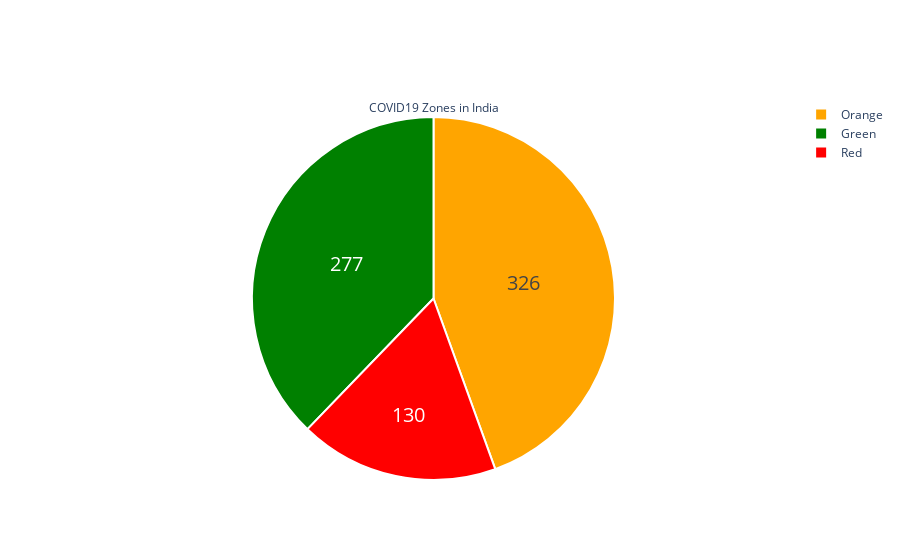

This figure's notebook cell:
### Code cell
pie = go.Pie(labels=list(zonegroups.index), values=list(zonegroups['district']),
               hoverinfo='label+percent', textinfo='value', 
               textfont=dict(size=20),
               title=dict(text="COVID19 Zones in India"),
               marker=dict(colors=['green','orange','red'], 
                           line=dict(color='#ffffff', width=2)))
pyo.iplot([pie])

### Figure 1 — Plotly figure (JSON) as saved in the notebook; plotly's stock layout.template omitted (floating-point values rounded to 4 significant figures)
{"data": [{"hoverinfo": "label+percent", "labels": ["Green", "Orange", "Red"], "marker": {"colors": ["green", "orange", "red"], "line": {"color": "#ffffff", "width": 2}}, "textfont": {"size": 20}, "textinfo": "value", "title": {"text": "COVID19 Zones in India"}, "type": "pie", "values": [277, 326, 130]}], "layout": {}}
